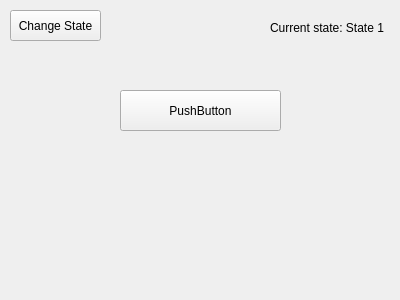
<?xml version="1.0" encoding="UTF-8"?>
<ui version="4.0">
 <class>MainWindow</class>
 <widget class="QMainWindow" name="MainWindow">
  <property name="geometry">
   <rect>
    <x>0</x>
    <y>0</y>
    <width>400</width>
    <height>300</height>
   </rect>
  </property>
  <property name="windowTitle">
   <string>MainWindow</string>
  </property>
  <widget class="QWidget" name="centralWidget">
   <widget class="QPushButton" name="changeState">
    <property name="geometry">
     <rect>
      <x>10</x>
      <y>10</y>
      <width>91</width>
      <height>31</height>
     </rect>
    </property>
    <property name="text">
     <string>Change State</string>
    </property>
   </widget>
   <widget class="QLabel" name="stateLabel">
    <property name="geometry">
     <rect>
      <x>270</x>
      <y>20</y>
      <width>121</width>
      <height>16</height>
     </rect>
    </property>
    <property name="text">
     <string>Current state: State 1</string>
    </property>
   </widget>
   <widget class="QPushButton" name="pushButton">
    <property name="geometry">
     <rect>
      <x>120</x>
      <y>90</y>
      <width>161</width>
      <height>41</height>
     </rect>
    </property>
    <property name="text">
     <string>PushButton</string>
    </property>
   </widget>
  </widget>
 </widget>
 <layoutdefault spacing="6" margin="11"/>
 <resources/>
 <connections/>
</ui>
